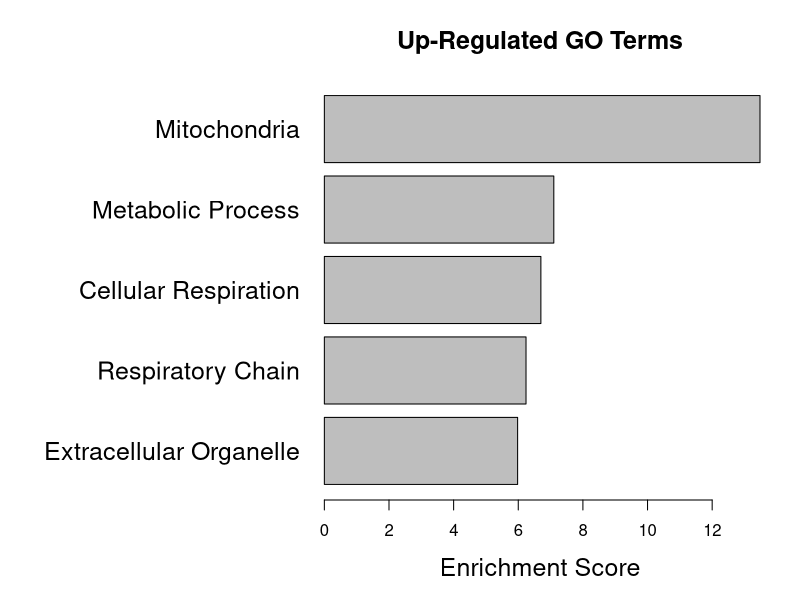
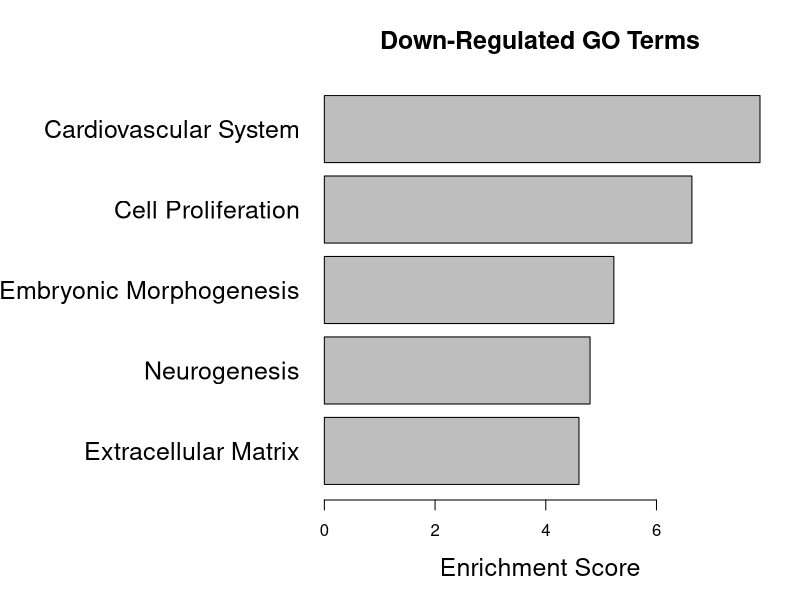

Recreate these plots in R, in order.
#####################################################################
# Analyst section                                                   #
# Plot top GO terms                                                 #
#####################################################################

up_reg <- data.frame(Term='Extracellular Organelle', ES=5.98)
up_reg <- rbind(up_reg, data.frame(Term='Respiratory Chain', ES=6.24))
up_reg <- rbind(up_reg, data.frame(Term='Cellular Respiration', ES=6.7))
up_reg <- rbind(up_reg, data.frame(Term='Metabolic Process', ES=7.1))
up_reg <- rbind(up_reg, data.frame(Term='Mitochondria', ES=13.48))

down_reg <- data.frame(Term='Extracellular Matrix', ES=4.6)
down_reg <- rbind(down_reg, data.frame(Term='Neurogenesis', ES=4.8))
down_reg <- rbind(down_reg, data.frame(Term='Embryonic Morphogenesis', ES=5.23))
down_reg <- rbind(down_reg, data.frame(Term='Cell Proliferation', ES=6.64))
down_reg <- rbind(down_reg, data.frame(Term='Cardiovascular System', ES=7.87))

par(mar=c(5,16,4,2))
barplot(up_reg$ES, main = "Up-Regulated GO Terms", xlab = "Enrichment Score", 
        names.arg = up_reg$Term, 
        cex.names = 1.5, cex.main = 1.5, cex.lab = 1.5, horiz = TRUE, las=1)

barplot(down_reg$ES, 
        main = "Down-Regulated GO Terms", 
        xlab = "Enrichment Score", 
        names.arg = down_reg$Term,
        cex.names = 1.5,
        cex.main = 1.5,
        cex.lab = 1.5,
        horiz = TRUE, las=1)
